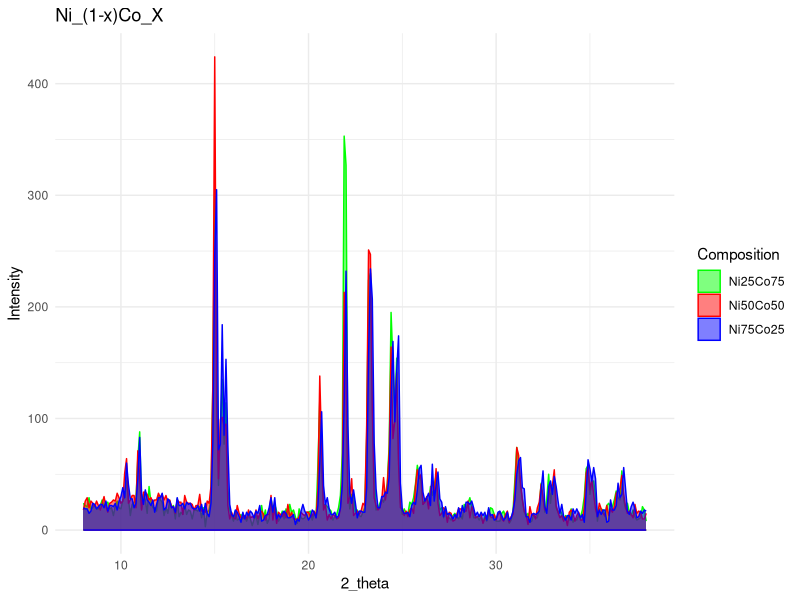

R code for this plot:
library(tidyverse)

d1 <- read.table("AD Ni75Co25.dat")
d2 <- read.table("AR cO50nI50.dat")
d3 <- read.table("JGD Co75Ni25.dat")

data <- bind_cols(d1, d2$V2, d3$V2)

colnames(data) <- c("2_theta", "Ni75Co25", "Ni50Co50", "Ni25Co75")

ggplot(data, aes(x = `2_theta`)) +
  geom_ribbon(aes(ymin = 0, ymax = `Ni25Co75`, fill = "Ni25Co75"),
    alpha = 0.5, color = "green"
  ) +
  geom_ribbon(aes(ymin = 0, ymax = `Ni50Co50`, fill = "Ni50Co50"),
    alpha = 0.5, color = "red"
  ) +
  geom_ribbon(aes(ymin = 0, ymax = `Ni75Co25`, fill = "Ni75Co25"),
    alpha = 0.5, color = "blue"
  ) +
  labs(
    title = "Ni_(1-x)Co_X",
    x = "2_theta",
    y = "Intensity",
    fill = "Composition"
  ) +
  scale_fill_manual(values = c(
    "Ni75Co25" = "blue", "Ni50Co50" = "red",
    "Ni25Co75" = "green"
  )) +
  theme_minimal()

# Filter data for X values between 20 and 25
filtered_data <- data %>%
  filter(`2_theta` >= 20 & `2_theta` <= 25)

# Find the maximum values and corresponding X values for each Y column
max_values <- filtered_data %>%
  summarise(
    max_Ni75Co25 = max(Ni75Co25),
    max_X_Ni75Co25 = `2_theta`[which.max(Ni75Co25)],
    max_Ni50Co50 = max(Ni50Co50),
    max_X_Ni50Co50 = `2_theta`[which.max(Ni50Co50)],
    max_Ni25Co75 = max(Ni25Co75),
    max_X_Ni25Co75 = `2_theta`[which.max(Ni25Co75)]
  )

# Print the results
print(max_values)
